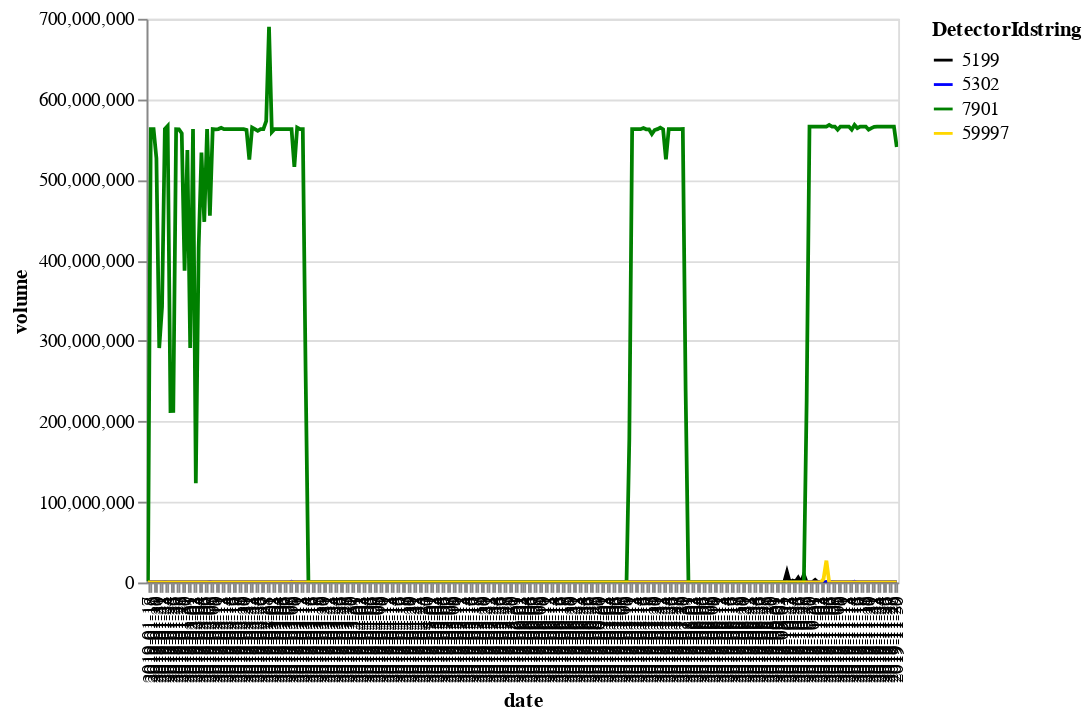

Here is the notebook cell this chart was saved with:
### Code cell
# CHART - time series for the four high volume sensors (legend all the way to right)
# !note that dates are missing data altogether and the time interval between points is not always one day!

source = LCSdow[LCSdow['DetectorIdstring'].isin(['5199','5302','7901','59997'])]

base = alt.Chart(source)

mean = base.mark_line().encode(
    color=alt.Color('DetectorIdstring',scale=alt.Scale(domain=['5199', '5302', '7901', '59997'],
                                   range=['black','blue','green','gold'])),
    x='date',
    y='volume',
    tooltip=['date','volume','DetectorId']
).interactive()

mean

### Figure 1 — Vega-Lite specification as saved in the notebook (floating-point values rounded to 4 significant figures; data arrays with more than 128 entries replaced by an {"elided": "..."} marker saying what was removed)
{"$schema": "https://vega.github.io/schema/vega-lite/v2.6.0.json", "config": {"view": {"height": 300, "width": 400}}, "data": {"name": "data-aafda51483e2647a4422e5f917c0ba92"}, "datasets": {"data-aafda51483e2647a4422e5f917c0ba92": {"elided": "1068 records"}}, "encoding": {"color": {"field": "DetectorIdstring", "scale": {"domain": ["5199", "5302", "7901", "59997"], "range": ["black", "blue", "green", "gold"]}, "type": "nominal"}, "tooltip": [{"field": "date", "type": "nominal"}, {"field": "volume", "type": "quantitative"}, {"field": "DetectorId", "type": "quantitative"}], "x": {"field": "date", "type": "nominal"}, "y": {"field": "volume", "type": "quantitative"}}, "mark": "line", "selection": {"selector018": {"bind": "scales", "encodings": ["x", "y"], "mark": {"fill": "#333", "fillOpacity": 0.125, "stroke": "white"}, "on": "[mousedown, window:mouseup] > window:mousemove!", "resolve": "global", "translate": "[mousedown, window:mouseup] > window:mousemove!", "type": "interval", "zoom": "wheel!"}}}
